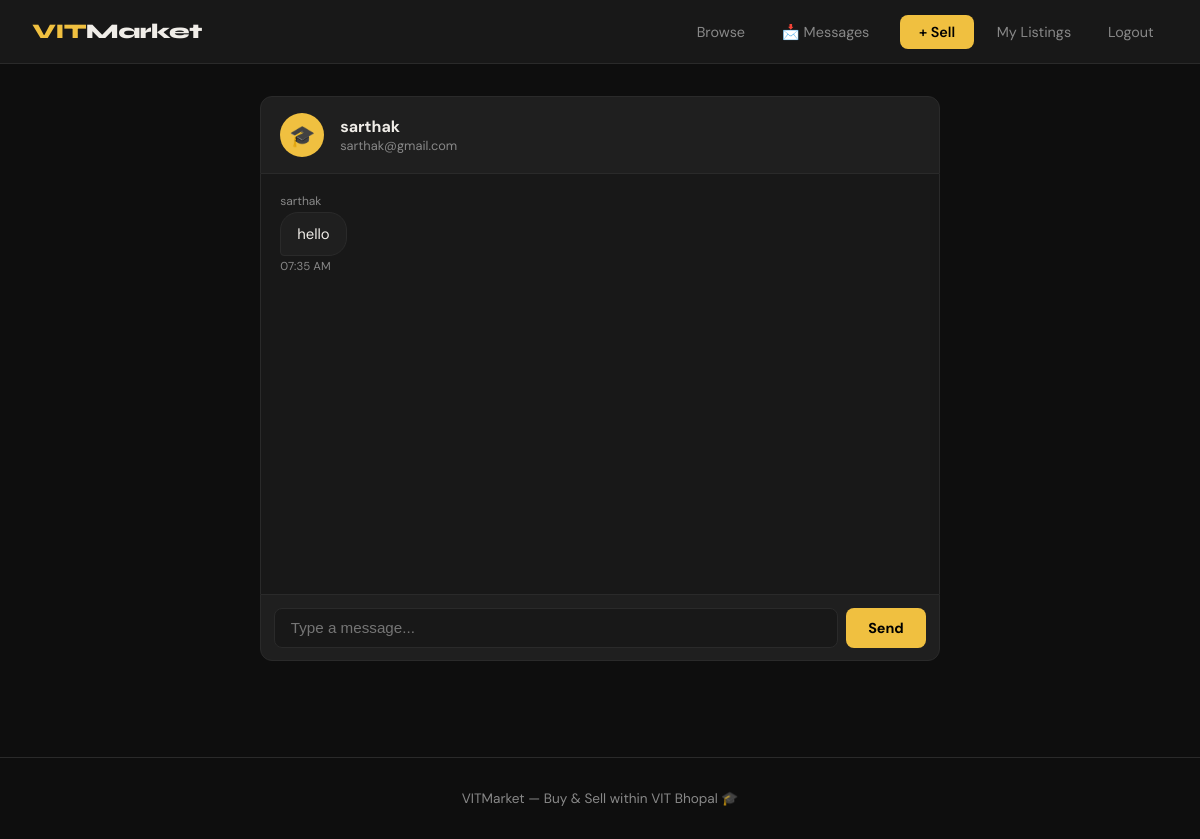
/chat/2 (signed in), run on the app's committed database.
### app.py (models this page shows)
class User(UserMixin, db.Model):
    id       = db.Column(db.Integer, primary_key=True)
    name     = db.Column(db.String(100), nullable=False)
    email    = db.Column(db.String(120), unique=True, nullable=False)
    password = db.Column(db.String(200), nullable=False)
    avatar   = db.Column(db.String(10), default='🎓')   # Emoji avatar
    joined   = db.Column(db.DateTime, default=datetime.utcnow)
    items    = db.relationship('Item', backref='seller', lazy=True)

class Message(db.Model):
    id         = db.Column(db.Integer, primary_key=True)
    room       = db.Column(db.String(100), nullable=False)  # Unique chat room ID
    sender_id  = db.Column(db.Integer, db.ForeignKey('user.id'))
    content    = db.Column(db.Text, nullable=False)
    timestamp  = db.Column(db.DateTime, default=datetime.utcnow)
    sender     = db.relationship('User', foreign_keys=[sender_id])

### app.py (the view)
@app.route('/chat/<int:other_user_id>')
@login_required
def chat(other_user_id):
    other_user = User.query.get_or_404(other_user_id)
    room       = get_room_id(current_user.id, other_user_id)
    messages   = Message.query.filter_by(room=room).order_by(Message.timestamp).all()
    return render_template('chat.html', other_user=other_user, room=room, messages=messages)

### app.py (called while the page is built)
@login_manager.user_loader
def load_user(user_id):
    return User.query.get(int(user_id))

def get_room_id(user1_id, user2_id):
    return f"chat_{min(user1_id, user2_id)}_{max(user1_id, user2_id)}"

### templates/chat.html (shortened to what this page needs)
{% extends "base.html" %}
{% block content %}
<div class="chat-container">
  <div class="chat-header">
    <div class="chat-avatar">🎓</div>
    <div>
      <div class="chat-name">{{ other_user.name }}</div>
      <div class="chat-status">{{ other_user.email }}</div>
    </div>
  </div>
  <div class="chat-messages" id="messages">
    {% for msg in messages %}
    <div class="msg {% if msg.sender_id == current_user.id %}mine{% else %}theirs{% endif %}">
      {% if msg.sender_id != current_user.id %}
        <div class="msg-sender">{{ msg.sender.name }}</div>
      {% endif %}
      <div class="msg-bubble">{{ msg.content }}</div>
      <div class="msg-time">{{ msg.timestamp.strftime('%I:%M %p') }}</div>
    </div>
    {% endfor %}
  </div>
  <div class="chat-input">
    <input type="text" id="msgInput" placeholder="Type a message..." autocomplete="off"/>
    <button class="btn btn-primary" onclick="sendMessage()">Send</button>
  </div>
</div>
{% endblock %}

### templates/base.html (style rules this page uses)
:root { --bg: #0e0e0e; --surface: #181818; --card: #1f1f1f; --border: #2a2a2a; --accent: #f0c040; --accent2: #e05a2b; --text: #f0ede8; --muted: #888; --radius: 12px; }
* { margin:0; padding:0; box-sizing:border-box; }
body { background:var(--bg); color:var(--text); font-family:'DM Sans',sans-serif; min-height:100vh; }
.btn { display:inline-block; padding:0.6rem 1.4rem; border-radius:8px; font-family:'DM Sans',sans-serif; font-size:0.9rem; font-weight:500; cursor:pointer; border:none; text-decoration:none; transition:all 0.2s; }
.btn-primary { background:var(--accent); color:#000; font-weight:700; }

### templates/chat.html (style rules this page uses)
.chat-container { max-width:680px; margin:0 auto; }
.chat-header { display:flex; align-items:center; gap:1rem; padding:1rem 1.2rem; background:var(--card); border:1px solid var(--border); border-radius:12px 12px 0 0; }
.chat-avatar { width:44px; height:44px; background:var(--accent); border-radius:50%; display:flex; align-items:center; justify-content:center; font-size:1.3rem; }
.chat-name { font-weight:700; }
.chat-status { color:var(--muted); font-size:0.8rem; }
.chat-messages { height:420px; overflow-y:auto; padding:1.2rem; background:var(--surface); border-left:1px solid var(--border); border-right:1px solid var(--border); display:flex; flex-direction:column; gap:0.8rem; }
.msg { display:flex; flex-direction:column; max-width:75%; }
.msg.theirs { align-self:flex-start; align-items:flex-start; }
.msg-bubble { padding:0.6rem 1rem; border-radius:18px; font-size:0.93rem; line-height:1.5; }
.msg.theirs .msg-bubble { background:var(--card); border:1px solid var(--border); border-bottom-left-radius:4px; }
.msg-time { font-size:0.72rem; color:var(--muted); margin-top:0.2rem; }
.msg-sender { font-size:0.75rem; color:var(--muted); margin-bottom:0.2rem; }
.chat-input { display:flex; gap:0.5rem; padding:0.8rem; background:var(--card); border:1px solid var(--border); border-radius:0 0 12px 12px; }
.chat-input input { flex:1; padding:0.65rem 1rem; background:var(--surface); border:1px solid var(--border); border-radius:8px; color:var(--text); font-size:0.95rem; }

### data on the page
User: name "sarthak", email "sarthak@gmail.com"
Message: sender.name "sarthak", content "hello", timestamp "07:35 AM"
